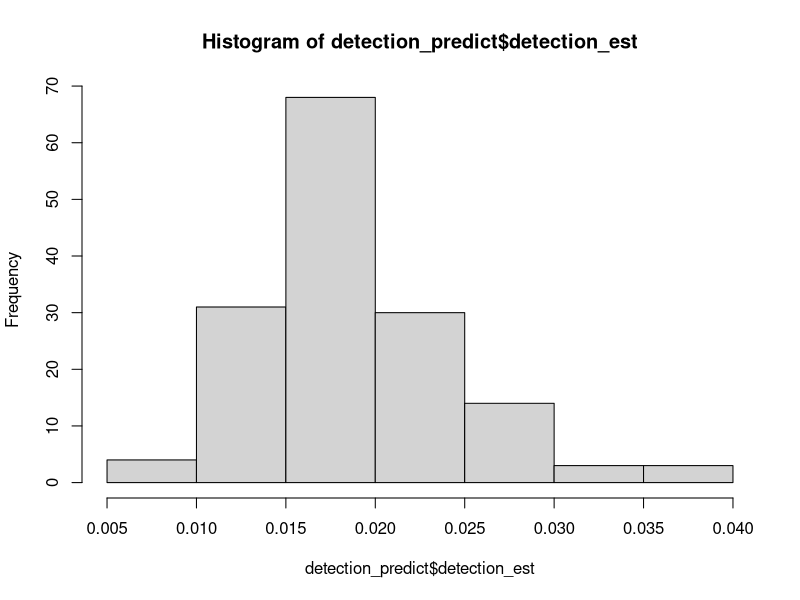
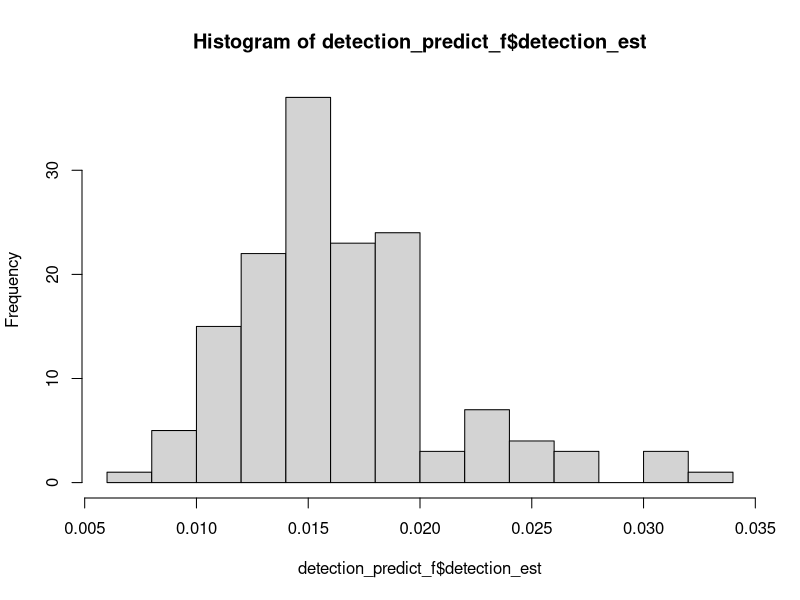
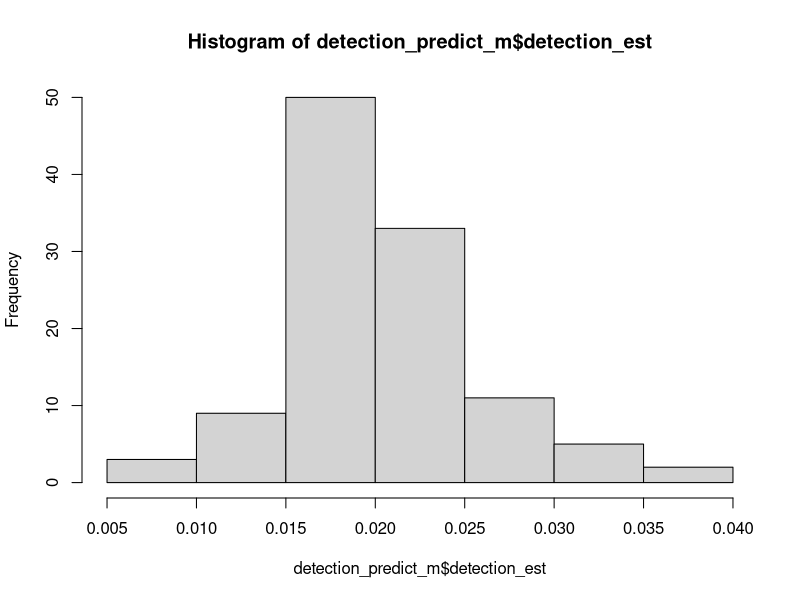
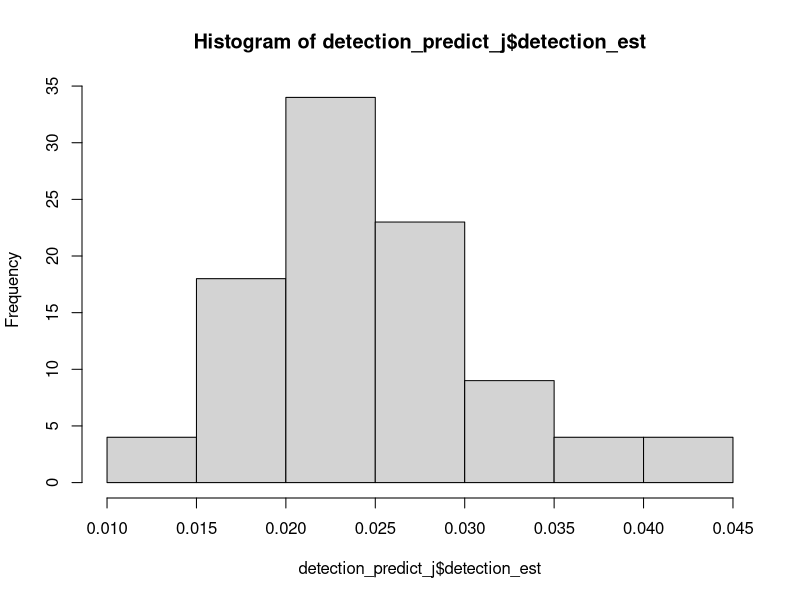

The R script that drew these images, in order:
################################################################################
### Prey Abundance Corrections and calculating detection times
################################################################################

### load libraries

library(dplyr); library(tidyr);

### load correction data

corr_data <- read.csv('PreyCorrections_Simp.csv')

colnames(corr_data)[1] <- 'Observer'

### need to add up all of the observations then divide to get proportions
### of each of the transition types

corr_data <- corr_data %>% group_by(Observer) %>% select(-Survey) %>% summarise_all(.funs = sum)

corr_data <- corr_data %>% group_by(Observer) %>% mutate(Prop_S2M = SmalltoMedium/TotalSmall, 
                                                         Prop_M2L = MediumtoLarge/TotalMedium)

corr_data$Prop_M2L[2] <- 0

### Need to load the prey data to apply the corrections to the data before 6.6

prey_abundance <- read.csv('PreyAbundance.csv')

### manipulate to get just sizes and numbers for each size

prey_abundance <- prey_abundance %>% group_by(Date, SurveyCode, PreySize) %>% 
  summarise(Number = sum(Number))

### need to add observer to the surveys

### first load survey info.

Surv_info <- read.csv('SurveyInfo.csv', stringsAsFactors = TRUE)

Surv_info <- Surv_info %>% select(SurveyCode, OBS)

### join prey_abundance and Surv_info.

prey_abundance <- left_join(prey_abundance, Surv_info, by = 'SurveyCode')

colnames(prey_abundance)[5] <- 'Observer'

### split into surveys before and after the correction

before_corr <- prey_abundance %>% filter(Date < 6.6)

after_corr <- prey_abundance %>% filter(Date >= 6.6)

### make these into wide form

before_corr <- before_corr %>% pivot_wider(names_from = PreySize, values_from = Number, values_fill = 0)

after_corr <- after_corr %>% pivot_wider(names_from = PreySize, values_from = Number, values_fill = 0)

### now we need to apply the correction to the before_corr data


### join corr_data and before_corr by Observer after dropping some unnecessary stuff

corr_data <- corr_data %>% select(Observer, Prop_S2M, Prop_M2L)

before_corr <- left_join(before_corr, corr_data, by = 'Observer')

### now we can correct the prey abundances by subtracting proportions from the small 
### and medium and adding them to the medium and large 

before_corr <- before_corr %>% mutate(Small_change = Small*Prop_S2M, Med_change = Medium*Prop_M2L)

before_corr <- before_corr %>% mutate(Small = Small- Small_change, Medium = Medium + Small_change - Med_change, 
                                      Large = Large + Med_change)

### join the before_corr and after_corr data back together

### drop columns in before_corr that aren't in after_corr

before_corr <- before_corr %>% select(-c(Prop_S2M, Prop_M2L, Small_change, Med_change))

prey_abundance <- bind_rows(before_corr, after_corr)

###  add in the prey that were being eaten

spider_surv <- read.csv('IndSpiderSurveys.csv')

spider_surv <- spider_surv %>% group_by(SurveyCode, Date, Building, Wall, PreySize) %>% filter(PreySize != is.na(PreySize))  %>% summarise(Number = n()) %>% 
  pivot_wider(names_from = PreySize, values_from = Number, values_fill = 0)

### now join this with the prey abundance data frame

prey_abundance <- full_join(prey_abundance, spider_surv, by = 'SurveyCode')

### now want to add the numbers of prey together

### need to replace some NA's with zeros

prey_abundance[,c(4:6, 10:12)][is.na(prey_abundance[,c(4:6, 10:12)])] <- 0

### now can add the .x's and .y's together and drop a bunch of unnecessary columns

prey_abundance <- prey_abundance %>% mutate(Medium = Medium.x + Medium.y, 
                                            Small = Small.x + Small.y, 
                                            Large = Large.x + Large.y) %>% 
  mutate(Date.x = coalesce(Date.x, Date.y)) %>% 
  select(Date.x, SurveyCode, Medium, Small, Large)

### average proportions of each prey type

prey_average <- prey_abundance %>% group_by(SurveyCode) %>% mutate(Total = Medium + Small + Large) %>% summarise(Medium = mean(Medium)/mean(Total),
                                                                      Small = mean(Small)/mean(Total),
                                                                      Large = mean(Large)/mean(Total))
med_avg <- mean(prey_average$Medium)

small_avg <- mean(prey_average$Small)

large_avg <- mean(prey_average$Large)


### This gives us the total corrected prey densities! Whew.

###############################################################################################
### Use corrected abundances to calculate average detection times for each survey
###############################################################################################

### Now we want to use these corrected prey densities to get to mean detection time 
### estimates for each individual in the surveys if it were able to feed on all of the 
### individuals

### going to need to pair the individual spider survey data with the estimated 
### midge abundances

ind_spiders <- read.csv('IndSpiderSurveys.csv')

### only zebra jumpers

ind_spiders <- ind_spiders %>% filter(SpiderSpecies == 'Zebra')

### replace lengths of spiders with NA lengths with the mean for each sex/stage

mean_length_female <- ind_spiders %>% filter(SpiderSex == 'F') %>% select(SpiderLength)

mean_length_female <- mean(mean_length_female$SpiderLength, na.rm = TRUE)

mean_length_male <- ind_spiders %>% filter(SpiderSex == 'M') %>% select(SpiderLength)

mean_length_male <- mean(mean_length_male$SpiderLength, na.rm = TRUE)

mean_length_juvenile <- ind_spiders %>% filter(SpiderSex == 'J') %>% select(SpiderLength)

mean_length_juvenile <- mean(mean_length_juvenile$SpiderLength, na.rm = TRUE)

ind_spiders <- ind_spiders %>% mutate(SpiderLength_mean = ifelse(is.na(SpiderLength) & SpiderSex == 'F', mean_length_female,
                                                                 ifelse(is.na(SpiderLength) & SpiderSex == 'M', mean_length_male,
                                                                        ifelse(is.na(SpiderLength) & SpiderSex == 'J', mean_length_juvenile,
                                                                               SpiderLength))))
  
### now we join to add the prey densities

ind_spiders <- left_join(ind_spiders, prey_abundance, by = 'SurveyCode')


### need to add temperatures from the survey data

Surv_info <- read.csv('SurveyInfo.csv')

### drop all columns except for survey code and temperature

Surv_info <- Surv_info %>% select(SurveyCode, TempStart)

### now join the two data frames

ind_spiders <- left_join(x = ind_spiders, y = Surv_info, by = 'SurveyCode')

### now we need to calculate the detection times 
### the estimated detection time for a spider feeding on all of the different prey available
### is just a weighted average. (Nsmall*detection on small + Nmed*detection on med + NLarge * detection on large)/(Ntotal)

### need the coefficients of the model to figure out what detections for each spider should be

### model is E(log(detection)) = B0 + B1*log(SpiderLength) + B2*PreyMedium + B3*PreySmall + B4*log(Temperature)

### coefficients are:

B0 = 0.10; B1 = -0.71; B2 = -0.76; B3 = -1.37; B4 = -0.67;

ind_spiders <- ind_spiders %>% mutate(detect_small = exp(B0 + B1*log(SpiderLength_mean) + B3 + B4 * log(TempStart)) ,
                                      detect_med = exp(B0 + B1*log(SpiderLength_mean) + B2 + B4 * log(TempStart)),
                                      detect_large = exp(B0 + B1*log(SpiderLength_mean) + B4 * log(TempStart)))

### for each spider, we can take the weighted mean using the detection times and the prey abundances

ind_spiders <- ind_spiders %>% mutate(detection_est = (detect_small*Small + detect_med*Medium + detect_large*Large)/(Small + Medium + Large))

### take the mean within each survey

detection_predict <- ind_spiders %>% group_by(SurveyCode) %>% summarise(detection_est = mean(detection_est, na.rm = TRUE))

hist(detection_predict$detection_est)

### write this to a .csv file

write.csv(detection_predict, file = 'DetectionAvgAcrossInd.csv')

### seperate by sexes and then take averages

detection_predict_f <- ind_spiders %>% filter(SpiderSex == 'F') %>% group_by(SurveyCode) %>% summarise(detection_est = mean(detection_est))

detection_predict_m <- ind_spiders %>% filter(SpiderSex == 'M') %>% group_by(SurveyCode) %>% summarise(detection_est = mean(detection_est))                                                                                                       
                                                                                                       
detection_predict_j  <- ind_spiders %>% filter(SpiderSex == 'J') %>% group_by(SurveyCode) %>% summarise(detection_est = mean(detection_est))                                                                                                      

### write this to a .csv file

write.csv(detection_predict_f, file = 'DetectionAvgAcrossInd_f.csv')

write.csv(detection_predict_m, file = 'DetectionAvgAcrossInd_m.csv')

write.csv(detection_predict_j, file = 'DetectionAvgAcrossInd_j.csv')

### some histograms

hist(detection_predict_f$detection_est)

hist(detection_predict_m$detection_est)

hist(detection_predict_j$detection_est)
